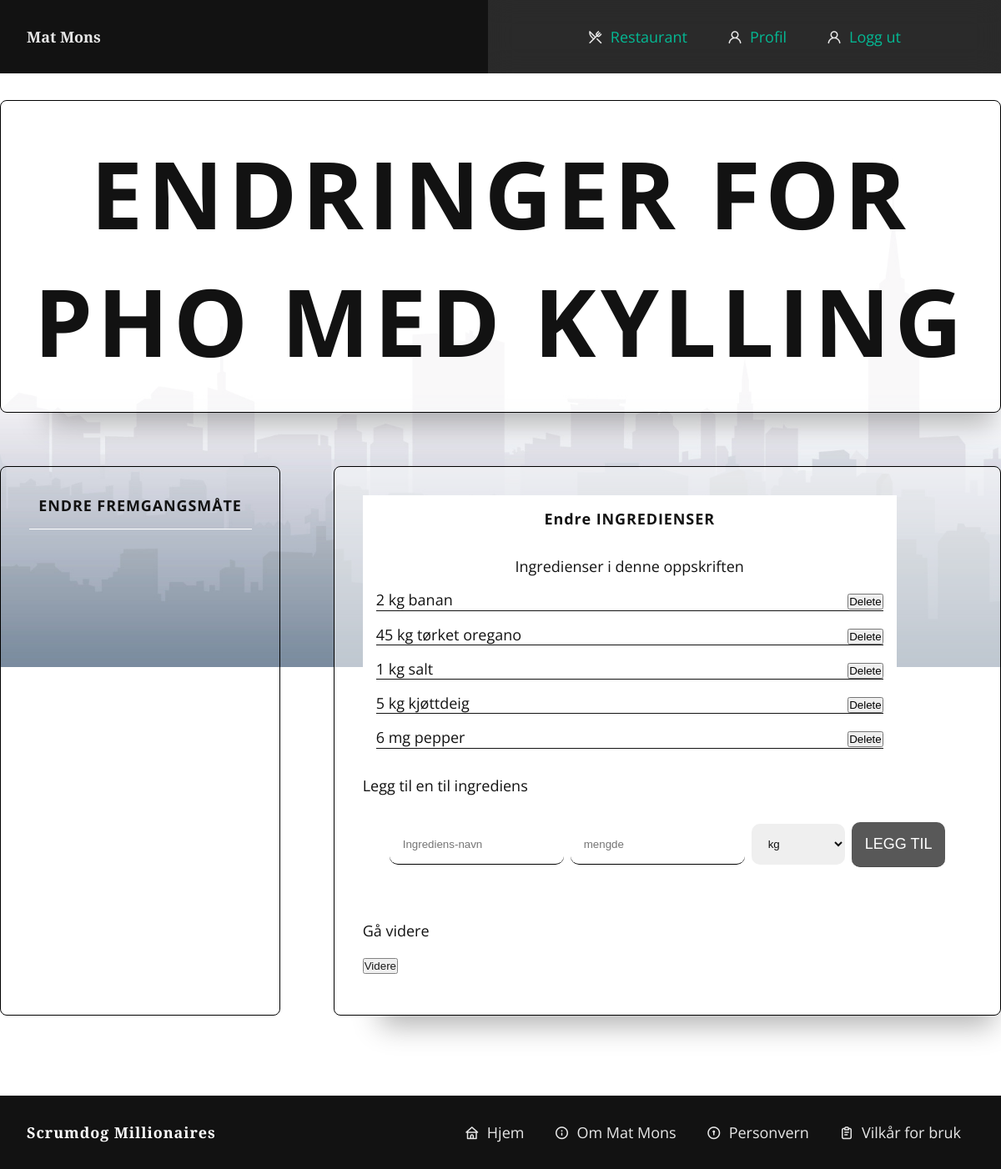
Screenshot of /change_Recipe/7/4 (signed in) with the database file from the repository.
### db/modul.py (models this page shows, shortened)
class Dinner(base):
    __tablename__ = "dinner"
    id = Column(Integer, primary_key=True, unique=True,
                nullable=False, autoincrement=True)
    title = Column(String(255), nullable=False)
    image = Column(LargeBinary(length=(2 ** 32) - 1))
    recipe = relationship("Recipe", cascade="all, delete")
    group_id = Column(Integer, ForeignKey("group.id"), nullable=False)
    user_id = Column(Integer, ForeignKey("user.id"), nullable=False)
    comment = relationship("Comment")
    meal = relationship("Meal")

class Measurement(base):
    __tablename__ = "measurement"
    id = Column(Integer, primary_key=True, unique=True,
                nullable=False, autoincrement=True)
    name = Column(String(10), nullable=False, unique=True)
    recipe_ingredient_helper = relationship(
        "Recipe_ingredient_helper", back_populates="measurement", cascade="all, delete")

class Ingredient(base):
    __tablename__ = "ingredient"
    id = Column(Integer, primary_key=True, unique=True,
                nullable=False, autoincrement=True)
    name = Column(String(45), nullable=False, unique=True)
    recipe_ingredient_helper = relationship(
        "Recipe_ingredient_helper", back_populates="ingredient", cascade="all, delete")

### routes/recipe_routes.py (the view)
@recipe_route.route('/change_Recipe/<dinner_id>/<group_id>')
def change_recipe(dinner_id, group_id):
    current_user_role = session.query(User_group_role).filter(
        User_group_role.user_id == current_user.id,
        User_group_role.group_id == group_id).first()
    dinner = session.query(Dinner).filter(Dinner.id == dinner_id).first()
    recipe_version = session.query(Recipe).filter(Recipe.dinner_id == dinner_id).order_by(
        desc(Recipe.version)).all()
    current_version_id = recipe_version[0].id
    recipe = session.query(Recipe).filter(Recipe.id == current_version_id).first()
    ingredients_recipe = session.query(Ingredient.name).join(
        Recipe_ingredient_helper).join(Recipe).filter(
        Recipe.id == current_version_id).all()
    measurement_recipe_helper = session.query(Measurement.name).join(Recipe_ingredient_helper).join(Recipe).filter(
        Recipe_ingredient_helper.recipe_id == current_version_id
    ).all()
    amounts_recipe = session.query(Amount.amount).join(
        Recipe_ingredient_helper).join(Recipe).filter(
        Recipe.id == current_version_id).all()
    measurements_recipe = session.query(Measurement.name).join(
        Recipe_ingredient_helper).join(Recipe).filter(
        Recipe.id == current_version_id).all()
    measurements = session.query(Measurement).all()
    return render_template("dinners/change_recipe.html",
                           dinner=dinner,
                           recipe=recipe,
                           len=len(ingredients_recipe),
                           ingredients=ingredients_recipe,
                           measurement_recipe_helper=measurement_recipe_helper,
                           amounts=amounts_recipe,
                           measurements=measurements,
                           measurements_recipe=measurements_recipe,
                           current_user_role=current_user_role,
                           dinner_id=dinner_id,
                           group_id=group_id
                           )

### app/__init__.py (called while the page is built)
@login_manager.user_loader
def load_user(id):
    user = session.query(User).get(int(id))
    session.close()
    return user

### templates/dinners/change_recipe.html (shortened to what this page needs)
{% extends "base.html" %} {% block content %}
<div class="img-bg general-bg"></div>
<main class="change-dinner-grid">
    <article class="testimonial changed">
            <section class="approach-section flex">
        <h1> Endringer for {{ dinner.title }}</h1>
            </section>
    </article>
        <article class="testimonial changed">
            <section class="approach-section flex">
            <h2 class="headline">ENDRE FREMGANGSMÅTE</h2><br>
            </section>
    </article>
    <article class="testimonial changed">
        <section class="approach-section flex">
            <div class="add-ingredient-section">
            <h2 class="headline"> Endre INGREDIENSER</h2>
      Ingredienser i denne oppskriften
  {% for i in range(0,(len)) %}
<div class="ingredient-list-content">
    {{ amounts[i].amount}}
    {{ measurements_recipe[i].name }}
    {{ ingredients[i].name }}
      <form
        method="post"
      ><input type="hidden" name="group_id" value="{{ group_id }}">
        <input type="submit" value="Delete" />
      </form>
    </div>
  {% endfor %}
</div>
    Legg til en til ingrediens
<div class="ingredient-container">
  <form method="post" name="IngredientForm">
<div class="ingredient-row change-ingredient">
    <div class="ingredient-control">
        <input
          type="text"
          name="ingredient"
          class="dropdownIngredient"
          placeholder="Ingrediens-navn"
        />
    </div>
    <div class="ingredient-control">
        <input
          type="number"
          name="amount"
          class="dropdownIngredient"
          placeholder="mengde"
        />
    </div>
    <div class="ingredient-control">
        <select class="dropdownIngredient" name="unit">
          {% for measurement in measurements %}
          <option>{{ measurement.name }}</option>
          {% endfor %}
        </select>
    </div>
    <div class="ingredient-control">
        <input class="button button5" type="submit" name="" value="Legg til" />
    </div>
    </div>
  </form>
</div>
   Gå videre
      <a href="{{ url_for('grouproute.show_group', group_id=group_id) }}"
        ><button class="button button5">Videre</button></a
      >
        </section>
    </article>
</main>
{% endblock %}

### static/css/styles.css (style rules this page uses)
:root { --ff-body: "Open Sans", sans-serif; --ff-title: "Open Sans", sans-serif; --ff-logo: "Playfair Display", sans-serif; --clr-primary-400: hsl(60 100% 50%); --clr-neutral-900: #121212; --clr-error: #ff5357; --clr-warning: #ffac00; --clr-info: #00afcc; --clr-success: #01c9a0; --clr-primary: #121212; --clr-neutral: #ffffff; --fs-xxl: clamp(3.5rem, 12vw + 1rem, 12rem); --fs-xl: clamp(3.5rem, 12vw + 1rem, 7rem); --fs-600: clamp(2rem, 12vw + 1rem, 3rem); --fs-500: clamp(1.5rem, 12vw + 1rem, 2.25rem); --fs-400: clamp(1rem, 12vw + 1rem, 1.125rem); --fs-300: clamp(.3rem, 2.5vw + 1rem, 1rem); }
* { margin: 0; padding: 0; box-sizing: border-box; scroll-behavior: smooth; }
html { position: relative; overflow: visible; }
body { min-height: 100vh; font-family: var(--ff-body); font-size: 1.125rem; color: var(--clr-primary); }
h1, h2, h3 { font-family: var(--ff-title); font-size: var(--fs-400); }
.privacy-article h1, h2, h3, h4, p { letter-spacing: 0.05em; }
.toc-list li, a { color: var(--clr-primary); text-decoration: none; margin-bottom: 1rem; opacity: 0.9; transition: opacity 0.3s ease; }
.img-bg { z-index: -1; position: fixed; min-height: 100vh; min-width: 100vw; top: 0; left: 0; background-size: cover; background-position: center left; }
.ingredient-list-content { width: 100%; display: flex; justify-content: space-between; color: var(--clr-primary); border-bottom: 1px solid var(--clr-primary); }
.ingredient-container { padding: 1rem 2rem; margin: 0 auto; display: flex; flex-direction: column; justify-content: center; place-items: center; background-color: var(--clr-neutral); }
.ingredient-row { display: flex; gap: .5rem; place-items: center; justify-content: center; color: var(--clr-primary); }
.add-ingredient-section { display: grid; gap: 1rem; padding: 1rem; min-height: 20rem; width: 40rem; text-align: center; background-color: var(--clr-neutral); }
.add-ingredient-section h2 { color: var(--clr-primary); }
.ingredient-control { margin-bottom: 2rem; }
.ingredient-control input { padding: 1rem; border: none; outline: none; border-radius: 10px; border-bottom: 1px solid black; }
.ingredient-control input[type="submit"] { background: var(--clr-primary); color: var(--clr-neutral); text-transform: uppercase; font-size: var(--fs-400); opacity: 0.7; transition: opacity .3s ease; }
.ingredient-control select { width: 100%; padding: 1rem; color: var(--clr-primary); border: none; outline: none; border-radius: 10px; }
.change-ingredient select { width: 7rem; }
.approach-section { display: flex; flex-direction: column; padding: 2rem; margin: 0 auto; }
.approach-section h1 { font-size: var(--fs-xl); text-transform: uppercase; letter-spacing: .05em; color: var(--clr-primary); text-align: center; margin: 0 auto; }
.approach-section h2 { border-bottom:1px solid var(--clr-neutral); padding-bottom:1rem; text-align: center; }
.testimonial:nth-child(3), .testimonial:nth-child(1), .testimonial:nth-child(4) { color: var(--clr-primary); padding: .1rem .1rem; border-radius: .5rem; box-shadow: 1.5rem 2.75rem 2rem -2rem rgba(0, 0, 0, 0.3); background-color: rgba(255, 255, 255, 0.523); }
.testimonial:nth-child(1) { grid-area: one; }
.testimonial:nth-child(2) { grid-area: two; }
.testimonial:nth-child(3) { grid-area: three; }
.changed { color: var(--clr-primary); padding: .1rem .1rem; border-radius: .5rem; border: solid 1px black; box-shadow: none; }
.changed h1 { text-align: center; }
.change-dinner-grid { min-height: 100vh; display: grid; gap: 4rem; grid-auto-columns: 1fr; grid-template-areas: "one one" "two three" "four five"; padding-block: 2rem; width: min(100%, 90rem); margin-inline: auto; }
.flex { display: flex; gap: var(--gap, 1rem); }
.general-bg { background-image: url(/static/img/testbg.jpg); }

### rows the page displays
Dinner: title "PHO MED KYLLING"
Measurement: name "kg" "kg" "kg" "kg"
Ingredient: name "banan"
Ingredient: name "tørket oregano"
Ingredient: name "salt"
Ingredient: name "kjøttdeig"
Measurement: name "mg"
Ingredient: name "pepper"

### other values shown
{{ amounts[i].amount }} "2" "45" "1" "5" "6"
form field unit "kg"
